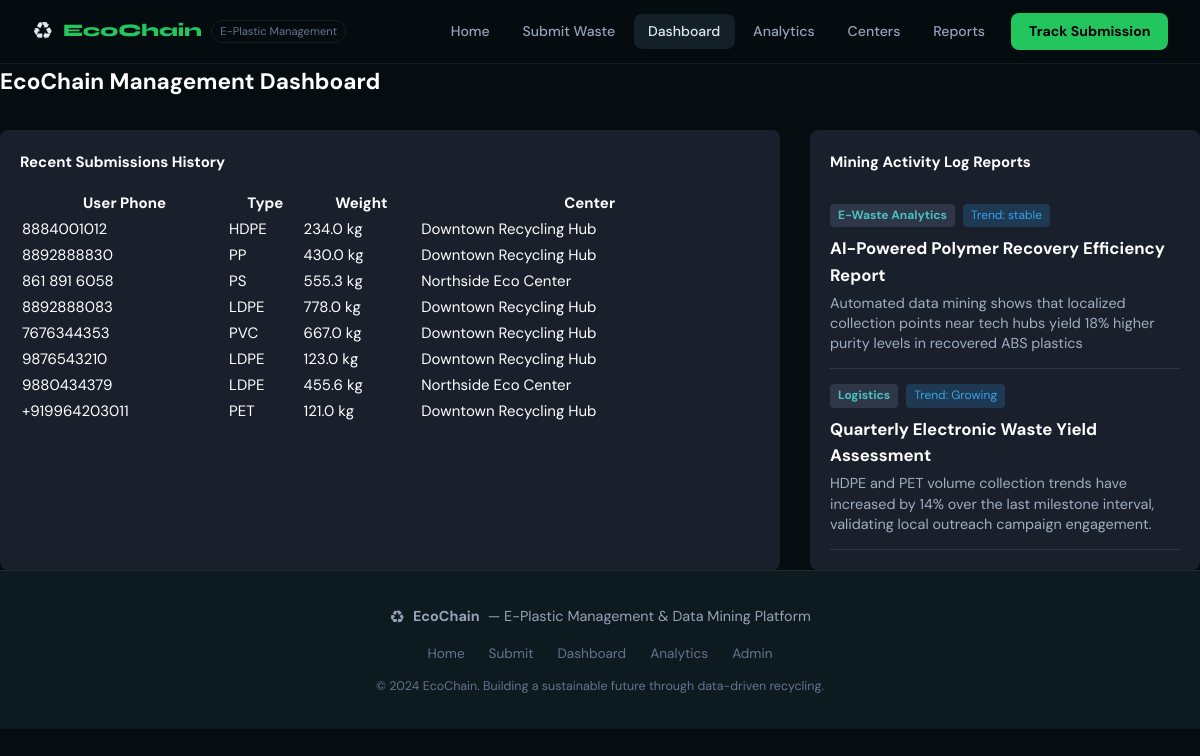
/dashboard/, run on the app's committed database.
### eplastic/models.py (models this page shows, shortened)
class WasteSubmission(models.Model):
    STATUS_CHOICES = [
        ('processing', 'Processing'),
        ('recycled', 'Recycled'),
        ('rejected', 'Rejected'),
    ]
    submitter_name = models.CharField(max_length=200)
    submitter_email = models.CharField(max_length=200)
    submitter_phone = models.CharField(max_length=20, blank=True)
    plastic_type = models.ForeignKey(PlasticType, on_delete=models.CASCADE)
    weight_kg = models.FloatField()
    collection_center = models.ForeignKey(CollectionCenter, on_delete=models.CASCADE)
    status = models.CharField(max_length=20, choices=STATUS_CHOICES, default='pending')
    submitted_at = models.DateTimeField(auto_now_add=True)
    description = models.TextField(blank=True)
    points_earned = models.IntegerField(default=0)

class PlasticType(models.Model):
    CATEGORY_CHOICES = [
        ('PET', 'PET - Polyethylene Terephthalate'),
        ('HDPE', 'HDPE - High-Density Polyethylene'),
        ('PVC', 'PVC - Polyvinyl Chloride'),
        ('LDPE', 'LDPE - Low-Density Polyethylene'),
        ('PP', 'PP - Polypropylene'),
        ('PS', 'PS - Polystyrene'),
        ('OTHER', 'Other Plastics'),
    ]
    code = models.CharField(max_length=10, choices=CATEGORY_CHOICES, unique=True)
    name = models.CharField(max_length=100)
    recyclable = models.BooleanField(default=True)
    hazard_level = models.IntegerField(default=1)  # 1-5
    description = models.TextField(blank=True)

class CollectionCenter(models.Model):
    name = models.CharField(max_length=200)
    city = models.CharField(max_length=100)
    state = models.CharField(max_length=100)
    address = models.TextField()
    contact = models.CharField(max_length=20)
    capacity_kg = models.FloatField(default=1000.0)
    is_active = models.BooleanField(default=True)
    latitude = models.FloatField(null=True, blank=True)
    longitude = models.FloatField(null=True, blank=True)
    created_at = models.DateTimeField(auto_now_add=True)

class DataMiningReport(models.Model):
    title = models.CharField(max_length=200)
    description = models.TextField()
    insight = models.TextField()
    created_at = models.DateTimeField(auto_now_add=True)
    category = models.CharField(max_length=100)
    trend = models.CharField(max_length=20, default='stable')  # up, down, stable

### eplastic/views.py (the view)
# urls.py: path('dashboard/', views.dashboard, name='dashboard'),
def dashboard(request):
    submissions = WasteSubmission.objects.all().order_by('-submitted_at')[:10]
    plastic_stats = {}
    for s in WasteSubmission.objects.all():
        code = s.plastic_type.code if s.plastic_type else "Unknown"
        plastic_stats[code] = plastic_stats.get(code, 0) + float(s.weight_kg or 0)
    centers = CollectionCenter.objects.all()
    from .models import DataMiningReport  # <-- Make sure the 'M' is capitalized!
    reports = DataMiningReport.objects.all().order_by('-id')[:5]
    context = {
        'submissions': submissions,
        'plastic_stats': json.dumps(plastic_stats),
        'centers': centers,
        'reports': reports,
    }
    return render(request, 'dashboard.html', context)

### templates/dashboard.html
{% extends 'base.html' %}
{% block content %}
<div class="container mt-5" style="color: #fff;">
    <h2>EcoChain Management Dashboard</h2>
    <div style="display: grid; grid-template-columns: 2fr 1fr; gap: 30px; margin-top: 30px;">
        <div style="background-color: #1a1f2c; padding: 20px; border-radius: 8px;">
            <h4>Recent Submissions History</h4>
            <table class="table" style="color: #fff; width: 100%; margin-top: 15px;">
                <thead>
                    <tr style="border-bottom: 2px solid #2d3748;">
                        <th>User Phone</th>
                        <th>Type</th>
                        <th>Weight</th>
                        <th>Center</th>
                    </tr>
                </thead>
                <tbody>
                    {% for sub in submissions %}
                    <tr style="border-bottom: 1px solid #2d3748;">
                        <td>{{ sub.submitter_phone }}</td>
                        <td>{{ sub.plastic_type.code }}</td>
                        <td>{{ sub.weight_kg }} kg</td>
                        <td style="white-space: nowrap;">{{ sub.collection_center.name }}</td>
                    </tr>
                    {% empty %}
                    <tr><td colspan="4" class="text-muted">No recent submission records found.</td></tr>
                    {% endfor %}
                </tbody>
            </table>
        </div>
       <div style="background-color: #1a1f2c; padding: 20px; border-radius: 8px;">
    <h4>Mining Activity Log Reports</h4>
    <ul style="list-style: none; padding: 0; margin-top: 15px;">
       {% for report in reports %}
<li style="padding: 15px 0; border-bottom: 1px solid #2d3748;">
    <div style="display: flex; gap: 8px; margin-bottom: 8px; font-size: 0.75rem;">
        <span style="background-color: #2d3748; color: #4bc0c0; padding: 2px 8px; border-radius: 4px; font-weight: bold;">
            {{ report.category }}
        </span>
        <span style="background-color: rgba(54, 162, 235, 0.2); color: #36a2eb; padding: 2px 8px; border-radius: 4px;">
            Trend: {{ report.trend }}
        </span>
    </div>
    <strong style="color: #fff; display: block; font-size: 1.05rem; margin-bottom: 4px;">{{ report.title }}</strong>
    <p style="color: #a0aec0; font-size: 0.9rem; margin: 0; line-height: 1.4;">{{ report.insight }}</p>
</li>
{% empty %}
<li class="text-muted" style="padding: 10px 0;">No operational logs generated yet.</li>
{% endfor %}
    </ul>
</div>
    </div>
</div>
{% endblock %}

### static/css/main.css (style rules this page uses)
:root { --bg: #060d10; --bg2: #0d1b21; --bg3: #132028; --card: #101e26; --card2: #172633; --border: rgba(255,255,255,0.07); --border2: rgba(34,197,94,0.25); --green: #22c55e; --green2: #16a34a; --green-glow: rgba(34,197,94,0.15); --teal: #06b6d4; --blue: #3b82f6; --amber: #f59e0b; --red: #ef4444; --purple: #8b5cf6; --text: #e2e8f0; --text2: #94a3b8; --text3: #64748b; --font-display: 'Syne', sans-serif; --font-body: 'DM Sans', sans-serif; --r: 12px; --r2: 20px; --shadow: 0 4px 24px rgba(0,0,0,0.4); --shadow2: 0 8px 48px rgba(0,0,0,0.6); }
*, *::before, *::after { box-sizing: border-box; margin: 0; padding: 0; }
html { scroll-behavior: smooth; }
body { background: var(--bg); color: var(--text); font-family: var(--font-body); font-size: 15px; line-height: 1.6; min-height: 100vh; }

### data on the page
WasteSubmission: submitter_phone "8884001012", plastic_type.code "HDPE", weight_kg "234.0", collection_center.name "Downtown Recycling Hub"
WasteSubmission: submitter_phone "8892888830", plastic_type.code "PP", weight_kg "430.0", collection_center.name "Downtown Recycling Hub"
WasteSubmission: submitter_phone "861 891 6058", plastic_type.code "PS", weight_kg "555.3", collection_center.name "Northside Eco Center"
WasteSubmission: submitter_phone "8892888083", plastic_type.code "LDPE", weight_kg "778.0", collection_center.name "Downtown Recycling Hub"
WasteSubmission: submitter_phone "7676344353", plastic_type.code "PVC", weight_kg "667.0", collection_center.name "Downtown Recycling Hub"
WasteSubmission: submitter_phone "9876543210", plastic_type.code "LDPE", weight_kg "123.0", collection_center.name "Downtown Recycling Hub"
WasteSubmission: submitter_phone "9880434379", plastic_type.code "LDPE", weight_kg "455.6", collection_center.name "Northside Eco Center"
WasteSubmission: submitter_phone "+919964203011", plastic_type.code "PET", weight_kg "121.0", collection_center.name "Downtown Recycling Hub"
DataMiningReport: category "E-Waste Analytics", trend "stable", title "AI-Powered Polymer Recovery Efficiency Report", insight "Automated data mining shows that localized collection points near tech hubs yield 18% higher purity levels in recovered ABS plastics"
DataMiningReport: category "Logistics", trend "Growing", title "Quarterly Electronic Waste Yield Assessment", insight "HDPE and PET volume collection trends have increased by 14% over the last milestone interval, validating local outreach campaign engagement."
